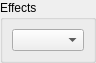
<?xml version="1.0" encoding="UTF-8"?>
<ui version="4.0">
 <class>EffectsWidget</class>
 <widget class="QWidget" name="EffectsWidget">
  <property name="geometry">
   <rect>
    <x>0</x>
    <y>0</y>
    <width>89</width>
    <height>53</height>
   </rect>
  </property>
  <property name="windowTitle">
   <string>Form</string>
  </property>
  <layout class="QHBoxLayout" name="horizontalLayout">
   <property name="leftMargin">
    <number>0</number>
   </property>
   <property name="topMargin">
    <number>0</number>
   </property>
   <property name="rightMargin">
    <number>0</number>
   </property>
   <property name="bottomMargin">
    <number>0</number>
   </property>
   <item>
    <widget class="QGroupBox" name="groupBox_3">
     <property name="title">
      <string>Effects</string>
     </property>
     <layout class="QHBoxLayout" name="horizontalLayout_2">
      <item>
       <widget class="QComboBox" name="viewType_ComboBox">
        <property name="editable">
         <bool>false</bool>
        </property>
        <property name="modelColumn">
         <number>0</number>
        </property>
       </widget>
      </item>
     </layout>
    </widget>
   </item>
  </layout>
 </widget>
 <resources/>
 <connections/>
</ui>
